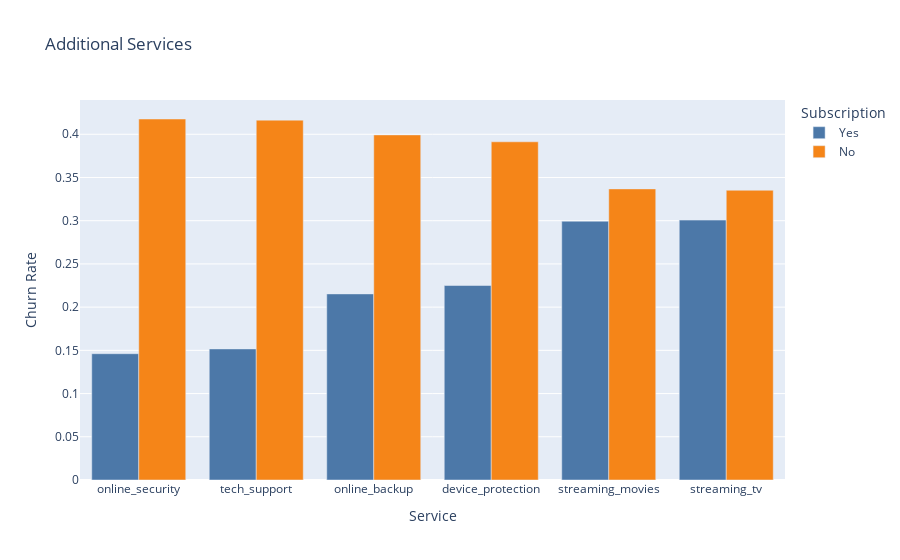

Notebook cell for this chart:
### Code cell
# making bar plot of additional services and their churn rates
churn_serv = churn_rate[['online_security','online_backup','device_protection','tech_support',
                           'streaming_tv','streaming_movies']].swapaxes(axis1=1, axis2=0).reset_index()
churn_serv = churn_serv.rename(columns={'level_0':'field', 'level_1':'category'})
churn_serv = churn_serv[churn_serv.category != 'No internet service']
churn_serv = churn_serv.sort_values(by='churn')

iservices_fig = px.bar(churn_serv, x="field", y="churn", color="category", barmode='group',
                       labels={'field':'Service','category':'Subscription','churn':'Churn Rate'},
                       title='Additional Services',
                       color_discrete_sequence=px.colors.qualitative.T10
                      )
iservices_fig.show()

### Figure 1 — Plotly figure (JSON) as saved in the notebook; plotly's stock layout.template omitted (floating-point values rounded to 4 significant figures)
{"data": [{"alignmentgroup": "True", "hovertemplate": "Subscription=Yes<br>Service=%{x}<br>Churn Rate=%{y}<extra></extra>", "legendgroup": "Yes", "marker": {"color": "#4C78A8", "pattern": {"shape": ""}}, "name": "Yes", "offsetgroup": "Yes", "orientation": "v", "showlegend": true, "textposition": "auto", "type": "bar", "x": ["online_security", "tech_support", "online_backup", "device_protection", "streaming_movies", "streaming_tv"], "xaxis": "x", "y": [0.1461, 0.1517, 0.2153, 0.225, 0.2994, 0.3007], "yaxis": "y"}, {"alignmentgroup": "True", "hovertemplate": "Subscription=No<br>Service=%{x}<br>Churn Rate=%{y}<extra></extra>", "legendgroup": "No", "marker": {"color": "#F58518", "pattern": {"shape": ""}}, "name": "No", "offsetgroup": "No", "orientation": "v", "showlegend": true, "textposition": "auto", "type": "bar", "x": ["streaming_tv", "streaming_movies", "device_protection", "online_backup", "tech_support", "online_security"], "xaxis": "x", "y": [0.3352, 0.3368, 0.3913, 0.3993, 0.4164, 0.4177], "yaxis": "y"}], "layout": {"autosize": true, "barmode": "group", "legend": {"title": {"text": "Subscription"}, "tracegroupgap": 0}, "title": {"text": "Additional Services"}, "xaxis": {"anchor": "y", "autorange": true, "domain": [0, 1], "range": [-0.5, 5.5], "title": {"text": "Service"}, "type": "category"}, "yaxis": {"anchor": "x", "autorange": true, "domain": [0, 1], "range": [0, 0.4396], "title": {"text": "Churn Rate"}, "type": "linear"}}}
